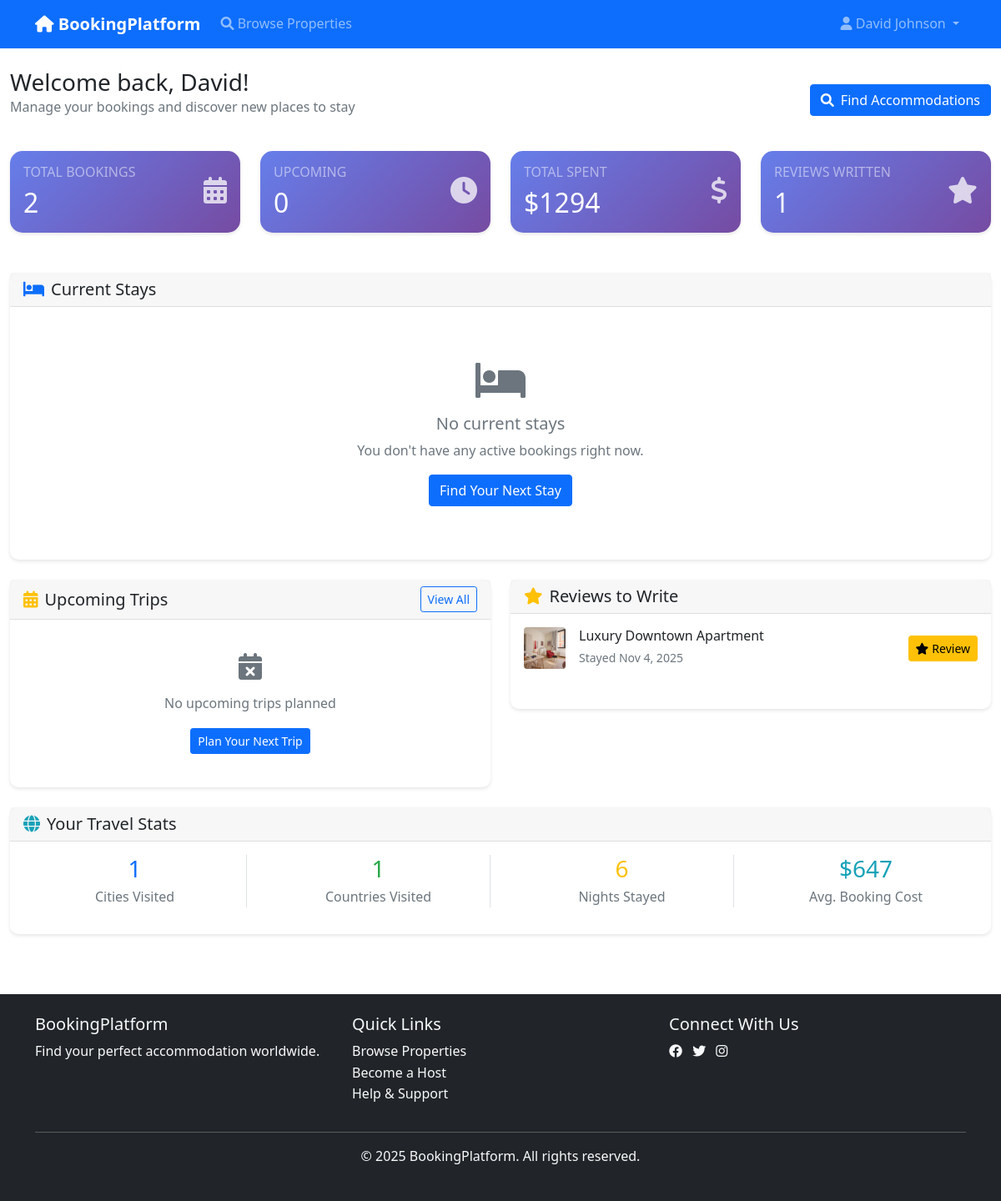
The app's page /dashboard/guest/ (signed in), older data.
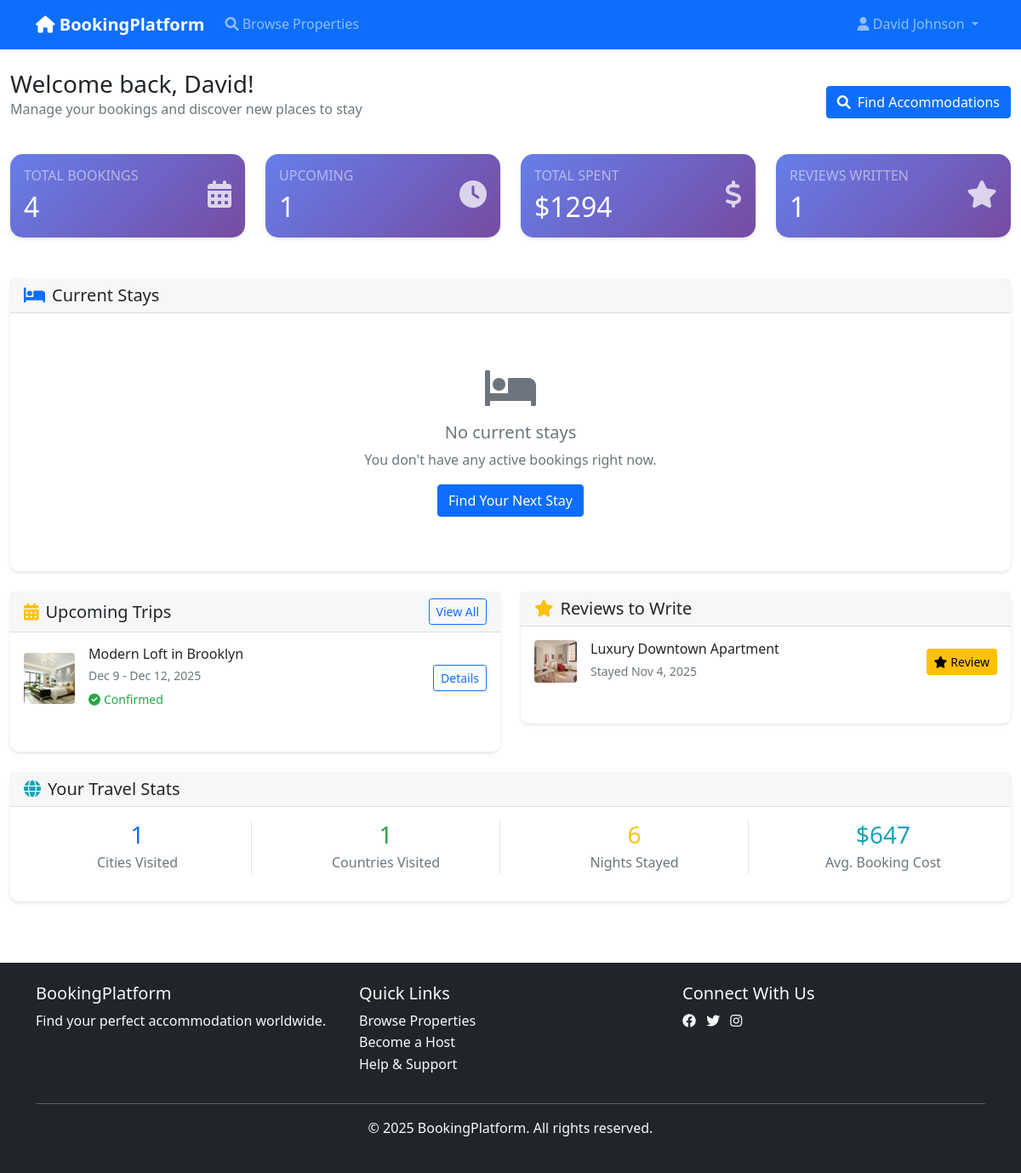
The same page, newer data.
### bookings/models.py (models this page shows, shortened)
class Booking(models.Model):
    STATUS_CHOICES = [
        ('pending', 'Pending Confirmation'),
        ('confirmed', 'Confirmed'),
        ('checked_in', 'Checked In'),
        ('checked_out', 'Checked Out'),
        ('cancelled', 'Cancelled'),
        ('completed', 'Completed'),
    ]
    CANCELLATION_REASON_CHOICES = [
        ('guest_request', 'Guest Request'),
        ('host_cancelled', 'Host Cancelled'),
        ('payment_failed', 'Payment Failed'),
        ('policy_violation', 'Policy Violation'),
        ('emergency', 'Emergency'),
    ]
    booking_id = models.CharField(max_length=20, unique=True)
    guest = models.ForeignKey(User, on_delete=models.CASCADE, related_name='bookings')
    accommodation = models.ForeignKey(
        'accommodations.Accommodation',
        on_delete=models.CASCADE,
        related_name='bookings'
    )
    check_in_date = models.DateField()
    check_out_date = models.DateField()
    nights = models.PositiveIntegerField()
    num_guests = models.PositiveIntegerField()
    guest_names = models.JSONField(default=list)  # Store additional guest names
    special_requests = models.TextField(blank=True)
    accommodation_cost = models.DecimalField(max_digits=10, decimal_places=2)
    cleaning_fee = models.DecimalField(max_digits=8, decimal_places=2, default=0)
    service_fee = models.DecimalField(max_digits=8, decimal_places=2, default=0)
    taxes = models.DecimalField(max_digits=8, decimal_places=2, default=0)
    total_cost = models.DecimalField(max_digits=10, decimal_places=2)
    status = models.CharField(max_length=20, choices=STATUS_CHOICES, default='pending')
    confirmation_code = models.CharField(max_length=10, blank=True)
    is_cancelled = models.BooleanField(default=False)
    cancelled_at = models.DateTimeField(null=True, blank=True)
    cancellation_reason = models.CharField(
        max_length=20,
        choices=CANCELLATION_REASON_CHOICES,
        blank=True
    )
    cancellation_notes = models.TextField(blank=True)
    refund_amount = models.DecimalField(max_digits=10, decimal_places=2, default=0)
    created_at = models.DateTimeField(auto_now_add=True)
    updated_at = models.DateTimeField(auto_now=True)
    class Meta:
        ordering = ['-created_at']
        indexes = [
            models.Index(fields=['guest', 'status']),
            models.Index(fields=['accommodation', 'check_in_date']),
            models.Index(fields=['booking_id']),
        ]

### accommodations/models.py (models this page shows, shortened)
class Accommodation(models.Model):
    PROPERTY_TYPE_CHOICES = [
        ('entire_place', 'Entire Place'),
        ('private_room', 'Private Room'),
        ('shared_room', 'Shared Room'),
    ]
    STATUS_CHOICES = [
        ('active', 'Active'),
        ('inactive', 'Inactive'),
        ('pending', 'Pending Approval'),
        ('suspended', 'Suspended'),
    ]
    title = models.CharField(max_length=200)
    description = models.TextField()
    host = models.ForeignKey(User, on_delete=models.CASCADE, related_name='accommodations')
    category = models.ForeignKey(Category, on_delete=models.CASCADE, related_name='accommodations')
    property_type = models.CharField(max_length=20, choices=PROPERTY_TYPE_CHOICES)
    address = models.TextField()
    city = models.CharField(max_length=100)
    state = models.CharField(max_length=100)
    country = models.CharField(max_length=100)
    postal_code = models.CharField(max_length=20)
    latitude = models.DecimalField(max_digits=10, decimal_places=8, null=True, blank=True)
    longitude = models.DecimalField(max_digits=11, decimal_places=8, null=True, blank=True)
    bedrooms = models.PositiveIntegerField()
    bathrooms = models.PositiveIntegerField()
    max_guests = models.PositiveIntegerField()
    area_sqft = models.PositiveIntegerField(null=True, blank=True)
    price_per_night = models.DecimalField(max_digits=10, decimal_places=2)
    cleaning_fee = models.DecimalField(max_digits=8, decimal_places=2, default=0)
    security_deposit = models.DecimalField(max_digits=10, decimal_places=2, default=0)
    min_nights = models.PositiveIntegerField(default=1)
    max_nights = models.PositiveIntegerField(default=365)
    advance_booking_days = models.PositiveIntegerField(default=1, blank=True)
    amenities = models.ManyToManyField(Amenity, blank=True)
    house_rules = models.TextField(blank=True)
    cancellation_policy = models.TextField(blank=True)
    check_in_time = models.TimeField(null=True, blank=True)
    check_out_time = models.TimeField(null=True, blank=True)
    status = models.CharField(max_length=20, choices=STATUS_CHOICES, default='pending')
    is_available = models.BooleanField(default=True)
    featured = models.BooleanField(default=False)
    views_count = models.PositiveIntegerField(default=0)
    created_at = models.DateTimeField(auto_now_add=True)
    updated_at = models.DateTimeField(auto_now=True)
    class Meta:
        ordering = ['-created_at']
        indexes = [
            models.Index(fields=['city', 'status']),
            models.Index(fields=['price_per_night']),
            models.Index(fields=['created_at']),
        ]

class AccommodationImage(models.Model):
    accommodation = models.ForeignKey(
        Accommodation,
        on_delete=models.CASCADE,
        related_name='images'
    )
    image = models.ImageField(upload_to='accommodations/')
    caption = models.CharField(max_length=200, blank=True)
    is_primary = models.BooleanField(default=False)
    order = models.PositiveIntegerField(default=0)
    created_at = models.DateTimeField(auto_now_add=True)
    class Meta:
        ordering = ['order', 'created_at']

### user_dashboard/views.py (the view)
# urls.py: path('guest/', views.GuestDashboardView.as_view(), name='guest'),
class GuestDashboardView(LoginRequiredMixin, TemplateView):
    template_name = 'dashboard/guest_dashboard.html'
    def get_context_data(self, **kwargs):
        context = super().get_context_data(**kwargs)
        user = self.request.user
        bookings = Booking.objects.filter(guest=user).select_related(
            'accommodation__host', 'accommodation__category'
        ).prefetch_related('accommodation__images')
        context['bookings'] = bookings.order_by('-created_at')
        context['booking_stats'] = {
            'total_bookings': bookings.count(),
            'upcoming_bookings': bookings.filter(
                status__in=['confirmed', 'checked_in'],
                check_in_date__gte=timezone.now().date()
            ).count(),
            'past_bookings': bookings.filter(
                status__in=['completed', 'checked_out']
            ).count(),
            'cancelled_bookings': bookings.filter(status='cancelled').count(),
        }
        completed_bookings = bookings.filter(status='completed')
        context['spending_stats'] = {
            'total_spent': completed_bookings.aggregate(
                total=Sum('total_cost')
            )['total'] or 0,
            'average_booking_cost': completed_bookings.aggregate(
                avg=Avg('total_cost')
            )['avg'] or 0,
        }
        user_reviews = Review.objects.filter(guest=user)
        context['review_stats'] = {
            'reviews_written': user_reviews.count(),
            'average_rating_given': user_reviews.aggregate(
                avg_rating=Avg('overall_rating')
            )['avg_rating'] or 0,
        }
        today = timezone.now().date()
        context['upcoming_bookings'] = bookings.filter(
            status__in=['confirmed', 'checked_in'],
            check_in_date__gte=today
        ).order_by('check_in_date')[:5]
        context['past_bookings'] = bookings.filter(
            status__in=['completed', 'checked_out']
        ).order_by('-check_out_date')[:5]
        context['current_bookings'] = bookings.filter(
            status='checked_in',
            check_in_date__lte=today,
            check_out_date__gt=today
        )
        context['bookings_to_review'] = bookings.filter(
            status='completed'
        ).exclude(
            id__in=Review.objects.filter(guest=user).values_list('booking_id', flat=True)
        )[:3]
        unique_cities = completed_bookings.values_list(
            'accommodation__city', flat=True
        ).distinct()
        unique_countries = completed_bookings.values_list(
            'accommodation__country', flat=True
        ).distinct()
        context['travel_stats'] = {
            'cities_visited': len(set(unique_cities)),
            'countries_visited': len(set(unique_countries)),
            'total_nights': completed_bookings.aggregate(
                total_nights=Sum('nights')
            )['total_nights'] or 0,
        }
        return context

### accounts/models.py (called while the page is built)
    def get_full_name(self):
        return f"{self.first_name} {self.last_name}"

    @property
    def is_host(self):
        return self.role == 'host'

### templates/dashboard/guest_dashboard.html (shortened to what the changed rows need)
{% extends 'base.html' %}
{% load static %}
{% block extra_css %}
<link rel="stylesheet" href="{% static 'css/dashboard.css' %}">
{% endblock %}
{% block content %}
<div class="container-fluid py-4">
    <div class="row mb-4">
        <div class="col-12">
            <div class="d-flex justify-content-between align-items-center">
                <div>
                    <h1 class="h3 mb-0">Welcome back, {{ user.first_name }}!</h1>
                </div>
            </div>
        </div>
    </div>
    <div class="row mb-4">
        <div class="col-xl-3 col-md-6 mb-4">
            <div class="card dashboard-card stat-card">
                <div class="card-body">
                    <div class="d-flex justify-content-between">
                        <div>
                            <h6 class="card-title text-uppercase text-white-50">Total Bookings</h6>
                            <h2 class="mb-0">{{ booking_stats.total_bookings }}</h2>
                        </div>
                    </div>
                </div>
            </div>
        </div>
        <div class="col-xl-3 col-md-6 mb-4">
            <div class="card dashboard-card stat-card">
                <div class="card-body">
                    <div class="d-flex justify-content-between">
                        <div>
                            <h6 class="card-title text-uppercase text-white-50">Upcoming</h6>
                            <h2 class="mb-0">{{ booking_stats.upcoming_bookings }}</h2>
                        </div>
                    </div>
                </div>
            </div>
        </div>
        <div class="col-xl-3 col-md-6 mb-4">
            <div class="card dashboard-card stat-card">
                <div class="card-body">
                    <div class="d-flex justify-content-between">
                        <div>
                            <h2 class="mb-0">${{ spending_stats.total_spent|default:0|floatformat:0 }}</h2>
                        </div>
                    </div>
                </div>
            </div>
        </div>
        <div class="col-xl-3 col-md-6 mb-4">
            <div class="card dashboard-card stat-card">
                <div class="card-body">
                    <div class="d-flex justify-content-between">
                        <div>
                            <h2 class="mb-0">{{ review_stats.reviews_written }}</h2>
                        </div>
                    </div>
                </div>
            </div>
        </div>
    </div>
    <div class="row">
        <div class="col-lg-6 mb-4">
            <div class="card dashboard-card">
                <div class="card-body">
                    {% if upcoming_bookings %}
                        {% for booking in upcoming_bookings %}
                        <div class="d-flex align-items-center mb-3 pb-3 {% if not forloop.last %}border-bottom{% endif %}">
                            <div class="me-3">
                                {% if booking.accommodation.images.first %}
                                <img src="{{ booking.accommodation.images.first.image.url }}"
                                     alt="{{ booking.accommodation.title }}"
                                     class="rounded" style="width: 60px; height: 60px; object-fit: cover;">
                                {% else %}
                                <div class="bg-light rounded d-flex align-items-center justify-content-center"
                                     style="width: 60px; height: 60px;">
                                    <i class="fas fa-home text-muted"></i>
                                </div>
                                {% endif %}
                            </div>
                            <div class="flex-grow-1">
                                <h6 class="mb-1">{{ booking.accommodation.title }}</h6>
                                <p class="text-muted mb-1 small">
                                    {{ booking.check_in_date|date:"M j" }} - {{ booking.check_out_date|date:"M j, Y" }}
                                </p>
                                <small class="text-success">
                                    <i class="fas fa-check-circle me-1"></i>Confirmed
                                </small>
                            </div>
                            <div>
                                <a href="{% url 'bookings:detail' booking.pk %}" class="btn btn-sm btn-outline-primary">
                                    Details
                                </a>
                            </div>
                        </div>
                        {% endfor %}
                    {% else %}
                        <div class="text-center py-4">
                            <i class="fas fa-calendar-times fa-2x text-muted mb-3"></i>
                            <p class="text-muted">No upcoming trips planned</p>
                            <a href="{% url 'accommodations:list' %}" class="btn btn-sm btn-primary">
                                Plan Your Next Trip
                            </a>
                        </div>
                    {% endif %}
                </div>
            </div>
        </div>
        <div class="col-lg-6 mb-4">
            <div class="card dashboard-card">
                <div class="card-body">
                    {% if bookings_to_review %}
                        {% for booking in bookings_to_review %}
                        <div class="d-flex align-items-center mb-3 pb-3 {% if not forloop.last %}border-bottom{% endif %}">
                            <div class="me-3">
                                {% if booking.accommodation.images.first %}
                                <img src="{{ booking.accommodation.images.first.image.url }}"
                                     alt="{{ booking.accommodation.title }}"
                                     class="rounded" style="width: 50px; height: 50px; object-fit: cover;">
                                {% else %}
                                <div class="bg-light rounded d-flex align-items-center justify-content-center"
                                     style="width: 50px; height: 50px;">
                                    <i class="fas fa-home text-muted"></i>
                                </div>
                                {% endif %}
                            </div>
                            <div class="flex-grow-1">
                                <h6 class="mb-1">{{ booking.accommodation.title }}</h6>
                                <small class="text-muted">
                                    Stayed {{ booking.check_out_date|date:"M j, Y" }}
                                </small>
                            </div>
                            <div>
                                <a href="{% url 'reviews:create' booking.pk %}" class="btn btn-sm btn-warning">
                                    <i class="fas fa-star me-1"></i>Review
                                </a>
                            </div>
                        </div>
                        {% endfor %}
                    {% else %}
                        <div class="text-center py-4">
                            <i class="fas fa-star fa-2x text-muted mb-3"></i>
                            <p class="text-muted">No reviews to write</p>
                            <small class="text-muted">Reviews will appear here after completed stays</small>
                        </div>
                    {% endif %}
                </div>
            </div>
        </div>
    </div>
</div>
{% endblock %}

Row changes from the older to the newer data that the page shows:
added Booking: accommodation.images.first.image (picture), accommodation "Modern Loft in Brooklyn", check_in_date "Dec 9", check_out_date "Dec 12, 2025", shown under "Upcoming Trips"
Text that changed along with them:
{{ booking_stats.total_bookings }}: "2" → "4"
{{ booking_stats.upcoming_bookings }}: "0" → "1"
text no longer shown: "No upcoming trips planned Plan Your Next Trip"
